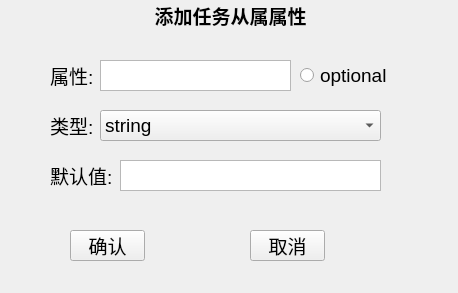
<?xml version="1.0" encoding="UTF-8"?>
<ui version="4.0">
 <class>AddAttributeDialog</class>
 <widget class="QDialog" name="AddAttributeDialog">
  <property name="geometry">
   <rect>
    <x>0</x>
    <y>0</y>
    <width>458</width>
    <height>293</height>
   </rect>
  </property>
  <property name="font">
   <font>
    <pointsize>14</pointsize>
   </font>
  </property>
  <property name="windowTitle">
   <string>属性描述</string>
  </property>
  <widget class="QLabel" name="label">
   <property name="geometry">
    <rect>
     <x>50</x>
     <y>60</y>
     <width>51</width>
     <height>31</height>
    </rect>
   </property>
   <property name="font">
    <font>
     <pointsize>14</pointsize>
    </font>
   </property>
   <property name="text">
    <string>属性:</string>
   </property>
  </widget>
  <widget class="QLabel" name="label_2">
   <property name="geometry">
    <rect>
     <x>50</x>
     <y>110</y>
     <width>53</width>
     <height>31</height>
    </rect>
   </property>
   <property name="font">
    <font>
     <pointsize>14</pointsize>
    </font>
   </property>
   <property name="text">
    <string>类型:</string>
   </property>
  </widget>
  <widget class="QComboBox" name="attri_type">
   <property name="geometry">
    <rect>
     <x>100</x>
     <y>110</y>
     <width>281</width>
     <height>31</height>
    </rect>
   </property>
   <item>
    <property name="text">
     <string>string</string>
    </property>
   </item>
  </widget>
  <widget class="QLabel" name="label_3">
   <property name="geometry">
    <rect>
     <x>50</x>
     <y>160</y>
     <width>71</width>
     <height>31</height>
    </rect>
   </property>
   <property name="font">
    <font>
     <pointsize>14</pointsize>
    </font>
   </property>
   <property name="text">
    <string>默认值:</string>
   </property>
  </widget>
  <widget class="QLabel" name="title_label">
   <property name="geometry">
    <rect>
     <x>0</x>
     <y>0</y>
     <width>461</width>
     <height>31</height>
    </rect>
   </property>
   <property name="font">
    <font>
     <pointsize>14</pointsize>
     <bold>true</bold>
    </font>
   </property>
   <property name="text">
    <string>添加任务从属属性</string>
   </property>
   <property name="textFormat">
    <enum>Qt::PlainText</enum>
   </property>
   <property name="alignment">
    <set>Qt::AlignCenter</set>
   </property>
  </widget>
  <widget class="QPushButton" name="confirm_Button">
   <property name="geometry">
    <rect>
     <x>70</x>
     <y>230</y>
     <width>75</width>
     <height>31</height>
    </rect>
   </property>
   <property name="text">
    <string>确认</string>
   </property>
   <property name="autoDefault">
    <bool>false</bool>
   </property>
  </widget>
  <widget class="QPushButton" name="cancel_Button">
   <property name="geometry">
    <rect>
     <x>250</x>
     <y>230</y>
     <width>75</width>
     <height>31</height>
    </rect>
   </property>
   <property name="text">
    <string>取消</string>
   </property>
   <property name="autoDefault">
    <bool>false</bool>
   </property>
  </widget>
  <widget class="QRadioButton" name="optional_Button">
   <property name="geometry">
    <rect>
     <x>300</x>
     <y>60</y>
     <width>121</width>
     <height>31</height>
    </rect>
   </property>
   <property name="font">
    <font>
     <pointsize>14</pointsize>
    </font>
   </property>
   <property name="text">
    <string>optional</string>
   </property>
   <property name="checkable">
    <bool>true</bool>
   </property>
  </widget>
  <widget class="QTextEdit" name="attribute_text">
   <property name="geometry">
    <rect>
     <x>100</x>
     <y>60</y>
     <width>191</width>
     <height>31</height>
    </rect>
   </property>
   <property name="focusPolicy">
    <enum>Qt::StrongFocus</enum>
   </property>
   <property name="contextMenuPolicy">
    <enum>Qt::NoContextMenu</enum>
   </property>
   <property name="verticalScrollBarPolicy">
    <enum>Qt::ScrollBarAlwaysOff</enum>
   </property>
   <property name="horizontalScrollBarPolicy">
    <enum>Qt::ScrollBarAlwaysOff</enum>
   </property>
  </widget>
  <widget class="QTextEdit" name="attribute_default_value">
   <property name="geometry">
    <rect>
     <x>120</x>
     <y>160</y>
     <width>261</width>
     <height>31</height>
    </rect>
   </property>
   <property name="focusPolicy">
    <enum>Qt::StrongFocus</enum>
   </property>
   <property name="contextMenuPolicy">
    <enum>Qt::NoContextMenu</enum>
   </property>
   <property name="verticalScrollBarPolicy">
    <enum>Qt::ScrollBarAlwaysOff</enum>
   </property>
   <property name="horizontalScrollBarPolicy">
    <enum>Qt::ScrollBarAlwaysOff</enum>
   </property>
  </widget>
 </widget>
 <resources/>
 <connections/>
</ui>
